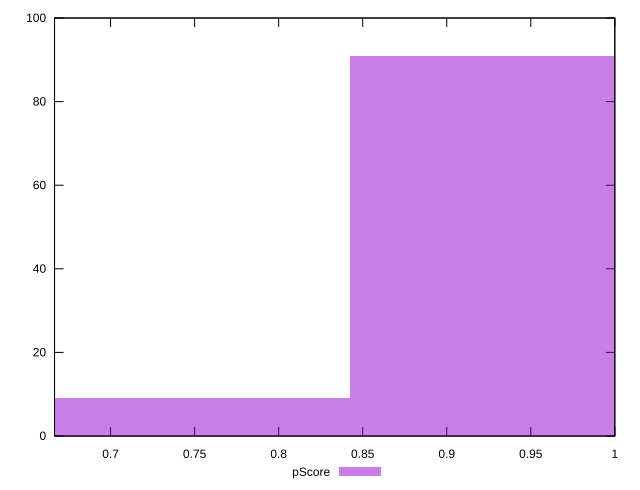

Here is the gnuplot script that generated this plot:
reset

$pScore <<EOF
0.935975435216737 91
0.7487803481733896 9
EOF

set key outside below
set boxwidth 0.1871950870433474
set xrange [0.6666666666666666:1]
set yrange [0:100]
set trange [0:100]
set style fill transparent solid 0.5 noborder
set terminal svg size 640, 490 enhanced background rgb 'white'
set output "report_00015_2021-02-09T16-11-33.973Z/offscreen-images/samples/pages+cached+noadtech/pScore/histogram.svg"

plot $pScore title "pScore" with boxes

reset
